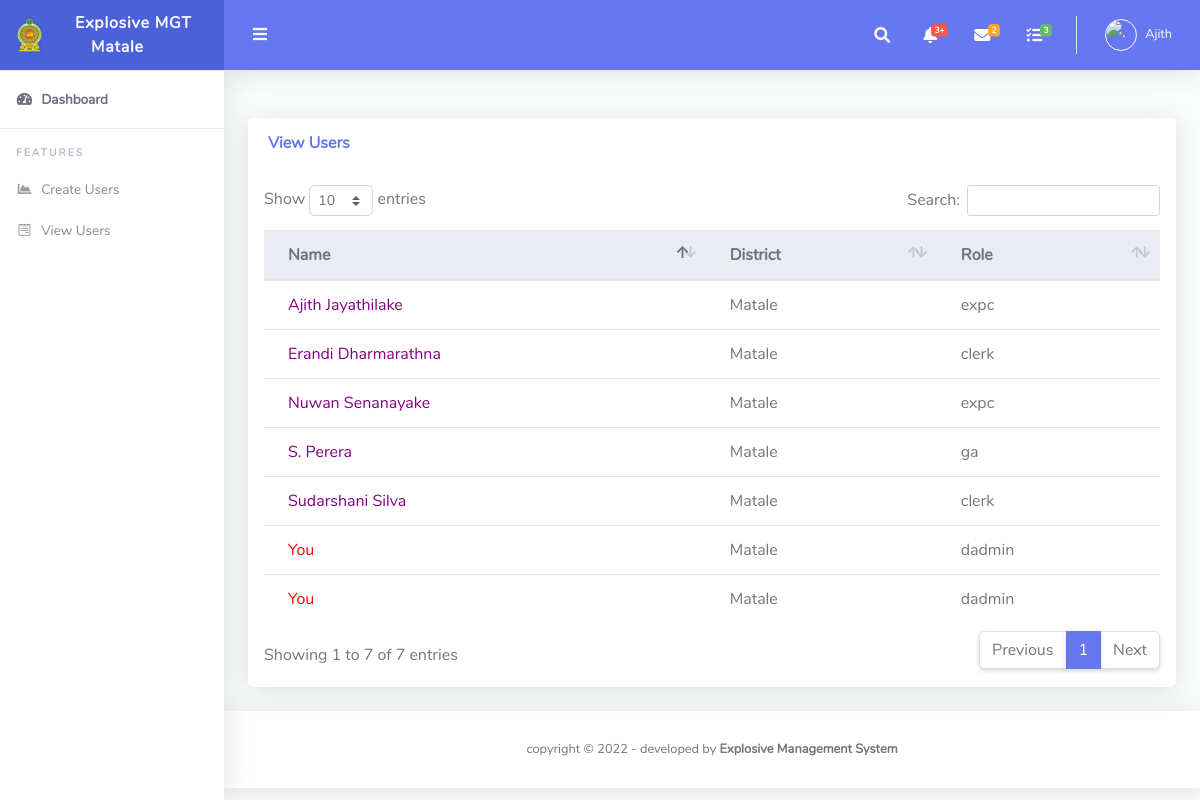
Screenshot of /dadmin/view_users.php (signed in) with the database file from the repository.
### tables this page shows
CREATE TABLE `users` (
  `id` int(11) NOT NULL,
  `fname` varchar(255) DEFAULT NULL,
  `lname` varchar(255) DEFAULT NULL,
  `email` varchar(255) DEFAULT NULL,
  `password` varchar(300) DEFAULT NULL,
  `contactno` varchar(11) DEFAULT NULL,
  `role` varchar(50) NOT NULL,
  `file_name` varchar(500) NOT NULL,
  `uploaded_on` date DEFAULT NULL,
  `district` varchar(500) NOT NULL,
  `nic` varchar(20) DEFAULT NULL
);

### dadmin/view_users.php (the view, shortened to what this page needs)
<?php
include '../include/config.php';
      $uid =  $_SESSION["id"] ;
 $query = $conn->query("SELECT * from users  WHERE id = $uid ");
if($query !== false && $query->num_rows > 0){
  while($row=$query->fetch_assoc()){
    $dis=$row["district"];
  }
}
$newdis=$dis;
$query1 = $conn->query("SELECT * FROM users where district = '$newdis'");
?>
<!DOCTYPE html>
<html lang="en">
<head>
  <link href="../assets/vendor/fontawesome-free/css/all.min.css" rel="stylesheet" type="text/css">
  <link href="../assets/vendor/bootstrap/css/bootstrap.min.css" rel="stylesheet" type="text/css">
  <link href="../assets/css/ruang-admin.min.css" rel="stylesheet">
  <link href="../assets/vendor/datatables/dataTables.bootstrap4.min.css" rel="stylesheet">
</head>
<body id="page-top">
  <div id="wrapper">
     <?php
   include 'include/sidebar.php';
   ?>
    <div id="content-wrapper" class="d-flex flex-column">
      <div id="content">
         <?php
		include 'include/header.php';
		?>
        <div class="container-fluid" id="container-wrapper">
          <div class="row">
            <div class="col-lg-12">
              <div class="card mb-4">
                <div class="card-header py-3 d-flex flex-row align-items-center justify-content-between">
                  <h6 class="m-0 font-weight-bold text-primary">View Users</h6>
                </div>
                <div class="table-responsive p-3">
                  <table class="table align-items-center table-flush" id="dataTable">
                    <thead class="thead-light">
                            <tr>
                            <th>Name</th>
                                <th>District</th>
                                <th>Role</th>
                            </tr>
                        </thead>
                        <tbody>
                        <?php
if($query1->num_rows>0){
while($row=$query1->fetch_assoc()){
  $dadmin=$row["role"];
  if($dadmin=='dadmin')
  {
      echo '<td style=color:red>You</td>';
  }else
echo" <tr>
<td><a href='edit_users.php?id=".$row["id"]."'> <span style=color:purple> ". $row["fname"]. " ". $row["lname"]. " </span></a></td>
";
echo "<td>". $row["district"]. "</td>
<td>". $row["role"]. "</td> </tr>";
  }
}
else{
echo "No Details";
}
?>
                    </tbody>
                  </table>
                </div>
              </div>
            </div>
        </div>
      </div>
       <?php include '../include/footer.php';?>
    </div>
  </div>
</body>
</html>

### dadmin/include/sidebar.php
<?php
  $uid =  $_SESSION["id"] ;
  $k = $conn->query("SELECT * from users  WHERE id = $uid ");
  if($k !== false && $k->num_rows > 0){
  while($row=$k->fetch_assoc()){
  $d=$row["district"];
    }
  }
?>
 <ul class="navbar-nav sidebar sidebar-light accordion" id="accordionSidebar">
      <a class="sidebar-brand d-flex align-items-center justify-content-center" href="index.php">
        <div class="sidebar-brand-icon">
        <img src="../assets/img/logo/logo.png">
        </div>
        <marquee behavior="alternate" scrolldelay="400"><div class="sidebar-brand-text mx-3">Explosive MGT <?php echo $d; ?></div></marquee>
      </a>
      <hr class="sidebar-divider my-0">
      <li class="nav-item active">
        <a class="nav-link" href="index.php">
          <i class="fas fa-fw fa-tachometer-alt"></i>
          <span>Dashboard</span></a>
      </li>
      <hr class="sidebar-divider">
      <div class="sidebar-heading">
        Features
      </div>
      <li class="nav-item">
        <a class="nav-link" href="create_user.php">
          <i class="fas fa-fw fa-chart-area"></i>
          <span>Create Users</span>
        </a>
      </li>
      <li class="nav-item">
        <a class="nav-link" href="view_users.php">
          <i class="fab fa-fw fa-wpforms"></i>
          <span>View Users</span>
        </a>
      </li>
    </ul>

### dadmin/include/header.php (shortened to what this page needs)
<?php
      $uid =  $_SESSION["id"] ;
 $query5 = $conn->query("SELECT * from users  WHERE id = $uid ");
if($query5 !== false && $query5->num_rows > 0){
  while($row=$query5->fetch_assoc()){
  $imageURL='../assets/img/logo/'.$row["file_name"];
  $role=$row["fname"];
  }
}
?>
<nav class="navbar navbar-expand navbar-light bg-navbar topbar mb-4 static-top">
          <button id="sidebarToggleTop" class="btn btn-link rounded-circle mr-3">
            <i class="fa fa-bars"></i>
          </button>
          <ul class="navbar-nav ml-auto">
            <li class="nav-item dropdown no-arrow">
              <a class="nav-link dropdown-toggle" href="#" id="searchDropdown" role="button" data-toggle="dropdown"
                aria-haspopup="true" aria-expanded="false">
                <i class="fas fa-search fa-fw"></i>
              </a>
            </li>
            <li class="nav-item dropdown no-arrow mx-1">
              <a class="nav-link dropdown-toggle" href="#" id="alertsDropdown" role="button" data-toggle="dropdown"
                aria-haspopup="true" aria-expanded="false">
                <i class="fas fa-bell fa-fw"></i>
                <span class="badge badge-danger badge-counter">3+</span>
              </a>
            </li>
            <li class="nav-item dropdown no-arrow mx-1">
              <a class="nav-link dropdown-toggle" href="#" id="messagesDropdown" role="button" data-toggle="dropdown"
                aria-haspopup="true" aria-expanded="false">
                <i class="fas fa-envelope fa-fw"></i>
                <span class="badge badge-warning badge-counter">2</span>
              </a>
            </li>
            <li class="nav-item dropdown no-arrow mx-1">
              <a class="nav-link dropdown-toggle" href="#" id="messagesDropdown" role="button" data-toggle="dropdown"
                aria-haspopup="true" aria-expanded="false">
                <i class="fas fa-tasks fa-fw"></i>
                <span class="badge badge-success badge-counter">3</span>
              </a>
            </li>
            <li class="nav-item dropdown no-arrow">
              <a class="nav-link dropdown-toggle" href="#" id="userDropdown" role="button" data-toggle="dropdown"
                aria-haspopup="true" aria-expanded="false">
              <?php  echo "<img class='img-profile rounded-circle' id='scream' width='50' height='50'src='$imageURL' alt='.'>"; ?>
                <span class="ml-2 d-none d-lg-inline text-white small"><?php echo $role; ?></span>
              </a>
            </li>
          </ul>
        </nav>

### rows the page displays
users: district "Matale", fname "Ajith", shows "You", role "dadmin"
users: fname "Ajith", lname "Jayathilake", district "Matale", role "expc"
users: shows "You", district "Matale", role "dadmin"
users: fname "Nuwan", lname "Senanayake", district "Matale", role "expc"
users: fname "Sudarshani", lname "Silva", district "Matale", role "clerk"
users: fname "Erandi", lname "Dharmarathna", district "Matale", role "clerk"
users: fname "S.", lname "Perera", district "Matale", role "ga"
